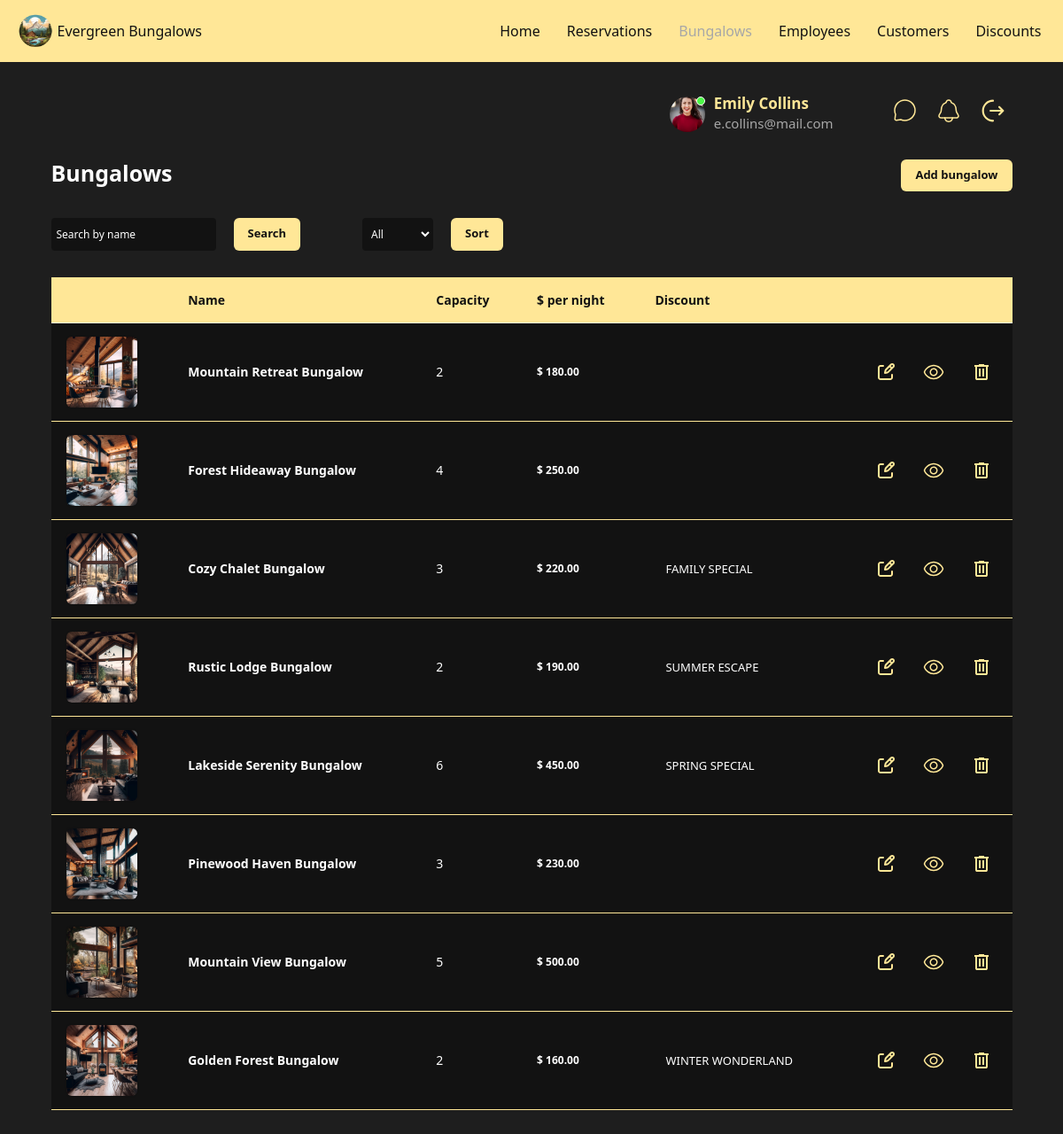
/Views/bungalows/bungalows.php (signed in), run on the app's committed database.
### tables this page shows
CREATE TABLE `bungalow` (
  `id` int(11) NOT NULL,
  `name` varchar(255) NOT NULL,
  `capacity` int(11) NOT NULL,
  `pricePerNight` decimal(10,2) NOT NULL,
  `bungalowPath` varchar(255) DEFAULT NULL
);

CREATE TABLE `discount` (
  `id` int(11) NOT NULL,
  `idBungalow` int(11) NOT NULL,
  `name` varchar(255) NOT NULL,
  `discount` decimal(5,2) NOT NULL,
  `description` text DEFAULT NULL,
  `validFrom` datetime DEFAULT NULL,
  `validTo` datetime DEFAULT NULL
);

### php/bungalows/bungalowsFunc.php (called while the page is built, shortened)
<?php
    require_once __DIR__ . "/../server.php";
    function getAllBungalows(): mysqli_result {
        global $server;
        $query = "
            select
                bungalow.*,
                discount.name as discountName
            from
                bungalow
            left join
                discount
            on
                bungalow.id = discount.idBungalow
        ";
        $bungalows = mysqli_query($server, $query)
            or exit("Unable to execute query");
        return $bungalows;
    }
?>

### Views/bungalows/bungalows.php (the view, shortened to what this page needs)
<!DOCTYPE html>
<html lang="en">
	<head>
		<link rel="stylesheet" href="../../css/main.css" />
		<link
			href="https://cdn.jsdelivr.net/npm/bootstrap@5.3.3/dist/css/bootstrap.min.css"
			rel="stylesheet"
 />
	</head>
	<?php
		require_once "../../php/bungalows/bungalowsFunc.php";
		if(isset($_POST['search'])){
			$searchQuery = $_POST['search'];
			$bungalows = searchBungalows($searchQuery);
		} else if(isset($_POST['sort']) && $_POST['sort'] !== 'all'){
			$sortQuery = $_POST['sort'];
			$bungalows = sortBungalows($sortQuery);
		} else if(isset($_POST['sort']) && $_POST['sort'] === 'all'){
			$bungalows = getAllBungalows();
		}
		else{
			$bungalows = getAllBungalows();
		}
		$sortQuery = $_POST['sort'] ?? "all";
	?>
	<body>
        <nav class="navbar navbar-expand-lg">
            <div class="wrapper d-flex justify-content-between container-fluid">
                <a class="navbar-brand d-flex align-items-center" href="../home/home.php">
                    <img
                        src="../../assets/images/logo.png"
                        alt="Logo"
                        width="40"
                        height="40"
                        class="d-inline-block align-text-top me-2" />
                    Evergreen Bungalows
                </a>
              <div class="collapse navbar-collapse" id="navbarNavAltMarkup">
                <div class="navbar-nav">
                  <a class="nav-link"href="../home/home.php">Home</a>
                  <a class="nav-link" href="../reservations/reservations.php">Reservations</a>
                  <a class="nav-link active" aria-current="page"  href="#">Bungalows</a>
                  <a class="nav-link" href="../employees/employees.php">Employees</a>
                  <a class="nav-link" href="../customers/customers.php">Customers</a>
                  <a class="nav-link" href="../discounts/discounts.php">Discounts</a>
                </div>
              </div>
            </div>
          </nav>
		<div class="wrapper">
			<div class="row">
				<div class="col-12">
					<main class="main">
						<?php
							require "../includes/header.php"
						?>
						<section class="section section__reservations mt-5">
							<div class="heading d-flex justify-content-between mb-5">
								<h1>Bungalows</h1>
								<a href="addBg.php" class="button">Add bungalow</a>
							</div>
						</section>
						<section class="section section__reservations-table mt-5">
						<div class="table-actions mb-5">
							<form method="post" class="table-actions__search">
									<input type="text" name="search" id="search" class="input-box" placeholder="Search by name" value="<?php echo $_POST["search"]  ?? "" ?>" />
									<button class="button">Search</button>
							</form>
							<form method="post" class="table-actions__sort">
									<select name="sort" id="sort" class="input-box">
										<option value="all" <?php echo $sortQuery === 'all' ? 'selected' : '' ?>>All</option>
									</select>
									<button class="button">Sort</button>
							</form>
						</div>
							<table class="table reservations-table bungalows-table">
								<thead>
									<tr>
										<th scope="col"></th>
										<th scope="col">Name</th>
										<th scope="col">Capacity</th>
										<th scope="col">$ per night</th>
										<th scope="col">Discount</th>
										<th scope="col"></th>
									</tr>
								</thead>
								<tbody>
									<?php
									foreach($bungalows as $key=>$bungalow){
									?>
										<tr>
										<td>
										<img loading="lazy" class="bungalows-table__img" src="<?php echo "../../".$bungalow["bungalowPath"]; ?>" alt="Bungalow Image" />
										</td>
										<td>
											<div class="bungalows-table__name">
												<?php echo $bungalow['name']; ?>
											</div>
										</td>
										<td>
											<div class="bungalows-table__capacity">
												<?php echo $bungalow['capacity']; ?>
											</div>
										</td>
										<td>
											<div class="bungalows-table__price">$
												<?php echo $bungalow['pricePerNight']; ?>
											</div>
										</td>
										<td>
											<div class="bungalows-table__discount">
												<?php echo $bungalow['discountName']; ?>
											</div>
										</td>
										<td>
											<div class="reservations-table__actions">
											<form class="d-flex align-items-center justify-content-center" method="get">
													<a href="editBungalow.php?id=<?php echo $bungalow['id']; ?>">
														<img src="../../assets/icons/edit.svg" alt="" />
													</a>
												</form>
												<form class="d-flex align-items-center justify-content-center" method="get">
													<a href="bgItem.php?id=<?php echo $bungalow['id']; ?>">
														<img src="../../assets/icons/view.svg" alt="View icon" />
													</a>
												</form>
												<form class="d-flex align-items-center justify-content-center" action="../../php/bungalows/deleteBungalow.php" method="post">
														<button class="svg-button" href="">
														<img src="../../assets/icons/delete.svg" alt="Delete icon" />
														</button>
												</form>
											</div>
										</td>
									</tr>
									<?php
									}
									?>
								</tbody>
							</table>
						</section>
					</main>
				</div>
			</div>
		</div>
	</body>
</html>

### Views/includes/header.php (shortened to what this page needs)
                  <?php
	if(isset($_SESSION['employee'])){
		$employee = $_SESSION['employee'];
	}
?>
<header class="header">
	<div class="user">
		<div class="user__img">
			<img src="<?php echo  "../../" .$employee['imagePath']  ?>" alt="user image" />
			<div class="user__status user__status--active"></div>
		</div>
		<div class="user__data">
			<h4 class="user__name"><?php echo $employee['employeeName'] . " " . $employee['employeeSurname'] ?></h4>
			<p class="user__email"><?php echo $employee['employeeEmail'] ?></p>
		</div>
	</div>
	<div class="action-btns d-flex">
		<a class="btn">
			<img src="../../assets/icons/msg.svg" alt="" />
		</a>
		<a class="btn">
			<img src="../../assets/icons/notification.svg" alt="" />
		</a>
		<a href="../../php/logoout/logOut.php" class="btn">
			<img src="../../assets/icons/logout.svg" alt="" />
		</a>
	</div>
</header>

### data on the page
bungalow: bungalowPath (picture), name "Mountain Retreat Bungalow", capacity "2", pricePerNight "180.00"
bungalow: bungalowPath (picture), name "Forest Hideaway Bungalow", capacity "4", pricePerNight "250.00"
discount: idBungalow.bungalowPath (picture), idBungalow.name "Cozy Chalet Bungalow", idBungalow.capacity "3", idBungalow.pricePerNight "220.00", name "FAMILY SPECIAL"
discount: idBungalow.bungalowPath (picture), idBungalow.name "Rustic Lodge Bungalow", idBungalow.capacity "2", idBungalow.pricePerNight "190.00", name "SUMMER ESCAPE"
discount: idBungalow.bungalowPath (picture), idBungalow.name "Lakeside Serenity Bungalow", idBungalow.capacity "6", idBungalow.pricePerNight "450.00", name "SPRING SPECIAL"
bungalow: bungalowPath (picture), name "Pinewood Haven Bungalow", capacity "3", pricePerNight "230.00"
bungalow: bungalowPath (picture), name "Mountain View Bungalow", capacity "5", pricePerNight "500.00"
discount: idBungalow.bungalowPath (picture), idBungalow.name "Golden Forest Bungalow", idBungalow.capacity "2", idBungalow.pricePerNight "160.00", name "WINTER WONDERLAND"

### other printed values
$employee['employeeName'] "Emily"
$employee['employeeSurname'] "Collins"
$employee['employeeEmail'] "e.collins@mail.com"
